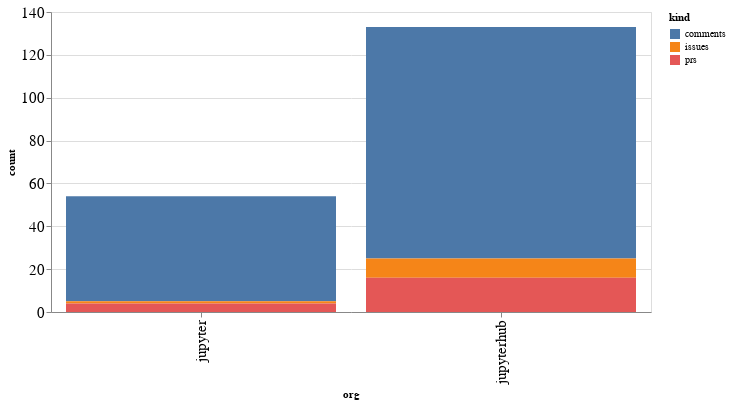

The notebook cell saved with this chart:
### Code cell
alt.Chart(org_summaries, width=600).mark_bar().encode(
    x='org',
    y='count',
    color='kind',
    tooltip="org"
)

### Figure 1 — Vega-Lite specification as saved in the notebook (floating-point values rounded to 4 significant figures)
{"config": {"axisLeft": {"labelFontSize": 15}, "axisBottom": {"labelFontSize": 15}}, "data": {"name": "data-197a403a22684ce2f9757b1a5398f1c2"}, "mark": "bar", "encoding": {"color": {"type": "nominal", "field": "kind"}, "tooltip": {"type": "nominal", "field": "org"}, "x": {"type": "nominal", "field": "org"}, "y": {"type": "quantitative", "field": "count"}}, "width": 600, "$schema": "https://vega.github.io/schema/vega-lite/v4.8.1.json", "datasets": {"data-197a403a22684ce2f9757b1a5398f1c2": [{"org": "jupyter", "kind": "comments", "count": 49}, {"org": "jupyter", "kind": "issues", "count": 1}, {"org": "jupyter", "kind": "prs", "count": 4}, {"org": "jupyterhub", "kind": "comments", "count": 108}, {"org": "jupyterhub", "kind": "issues", "count": 9}, {"org": "jupyterhub", "kind": "prs", "count": 16}]}}
